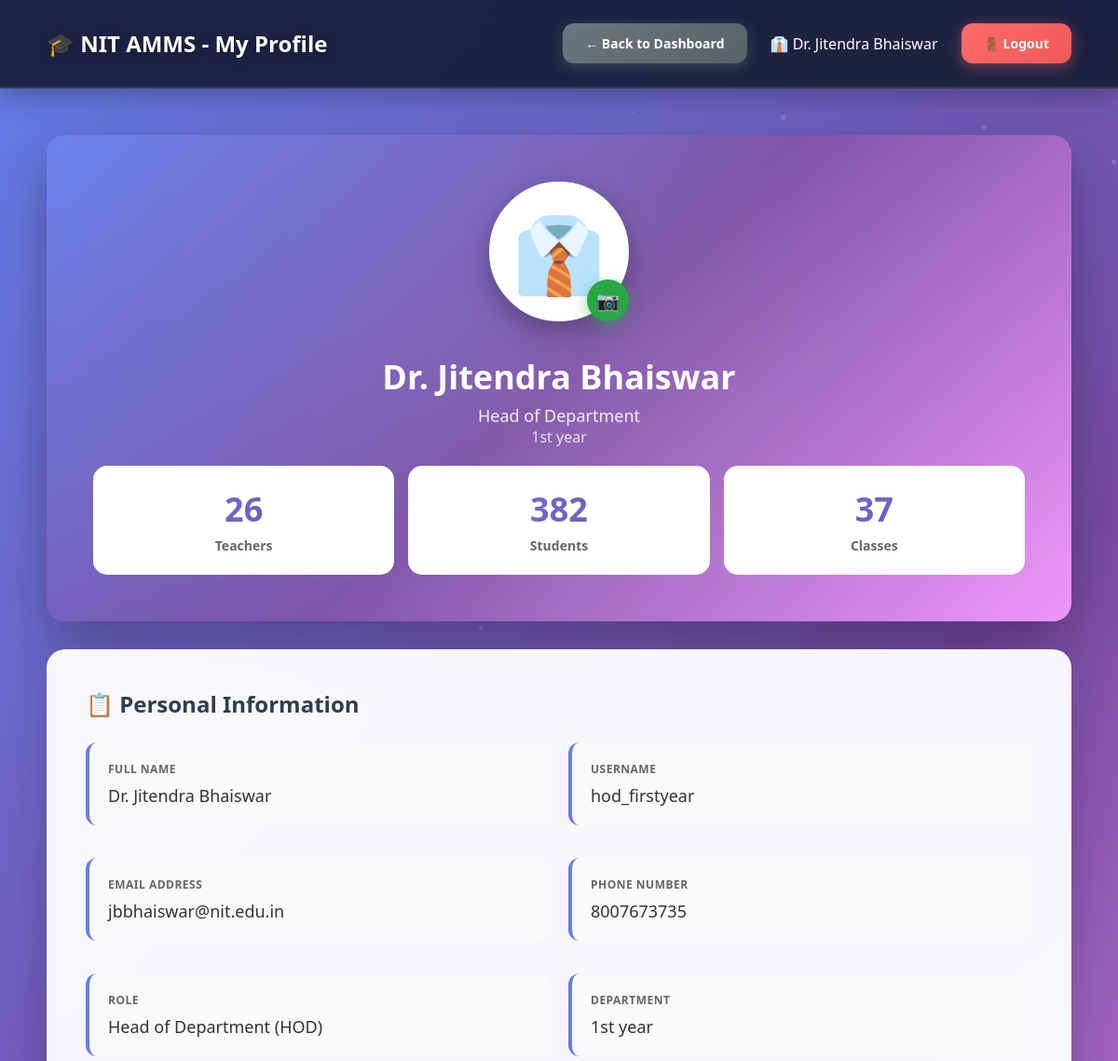
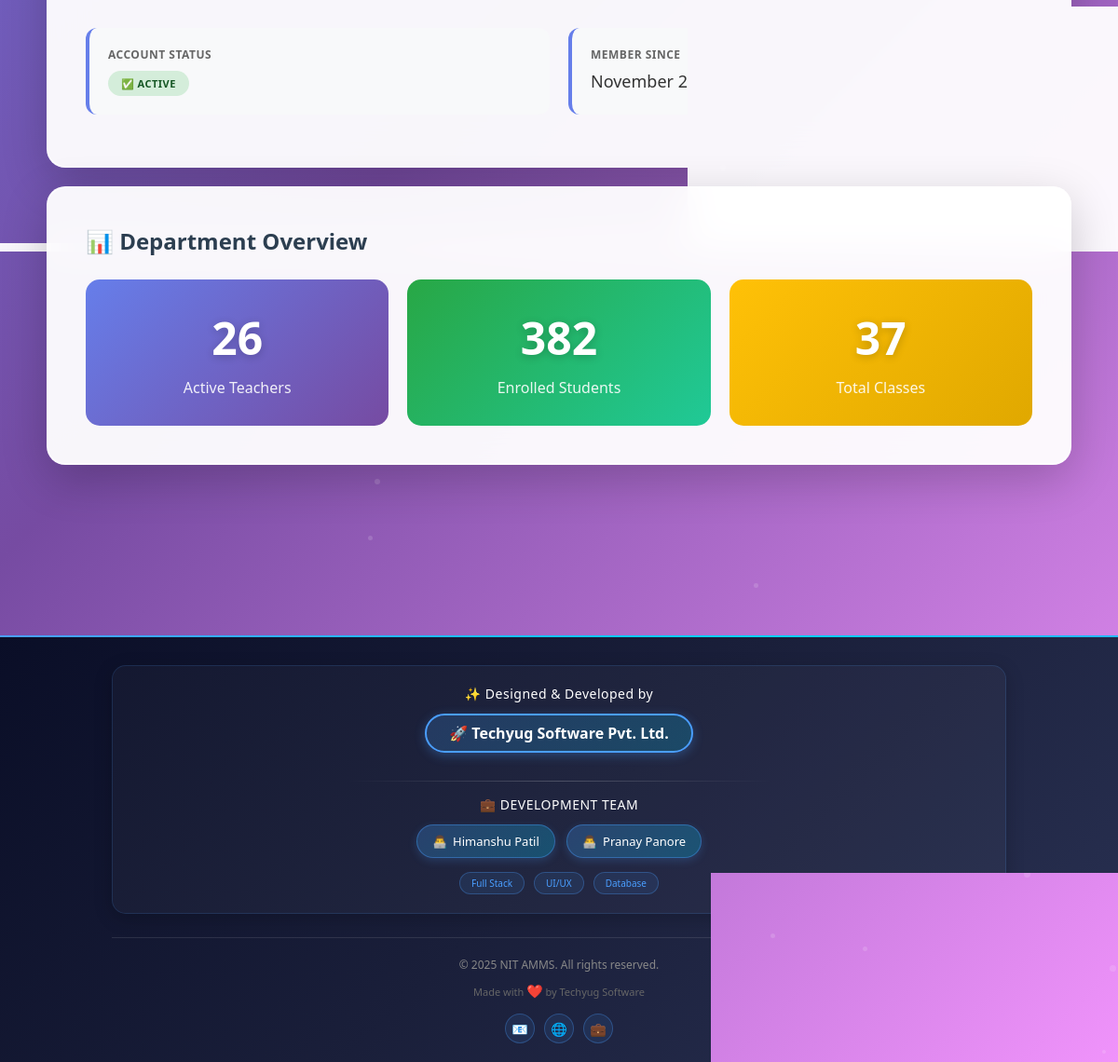
The app's page /hod/profile.php (signed in) with its own data (2 pictures, top to bottom).
### tables this page shows
CREATE TABLE `users` (
  `id` int(11) NOT NULL,
  `username` varchar(50) NOT NULL,
  `password` varchar(255) NOT NULL,
  `full_name` varchar(100) NOT NULL,
  `email` varchar(100) NOT NULL,
  `phone` varchar(15) DEFAULT NULL,
  `photo` varchar(255) DEFAULT NULL,
  `role` enum('admin','hod','teacher') NOT NULL,
  `department_id` int(11) DEFAULT NULL,
  `is_active` tinyint(1) DEFAULT 1,
  `created_at` timestamp NOT NULL DEFAULT current_timestamp()
);

CREATE TABLE `departments` (
  `id` int(11) NOT NULL,
  `dept_name` varchar(100) NOT NULL,
  `dept_code` varchar(20) NOT NULL,
  `hod_id` int(11) DEFAULT NULL,
  `created_at` timestamp NOT NULL DEFAULT current_timestamp()
);

### db.php (called while the page is built, shortened)
<?php
$conn = new mysqli(DB_HOST, DB_USER, DB_PASS, DB_NAME);
$conn->set_charset("utf8mb4");
$conn->query("SET time_zone = '+05:30'");
function isLoggedIn() {
    return isset($_SESSION['user_id']) && isset($_SESSION['role']);
}
function getCurrentUser() {
    global $conn;
    $user_id = $_SESSION['user_id'];
    $role = $_SESSION['role'];
    if ($role === 'student') {
        $query = "SELECT * FROM students WHERE id = ?";
    } elseif ($role === 'parent') {
        $query = "SELECT * FROM parents WHERE id = ?";
    } else {
        $query = "SELECT * FROM users WHERE id = ?";
    }
    $stmt = $conn->prepare($query);
    $stmt->bind_param("i", $user_id);
    $stmt->execute();
    $result = $stmt->get_result();
    return $result->fetch_assoc();
}
?>

### hod/profile.php (the view, shortened to what this page needs)
<?php
require_once '../db.php';
$user = getCurrentUser();
$hod_id = $user['id'];
$hod_query = "SELECT u.*, d.dept_name,
              (SELECT COUNT(*) FROM users WHERE role = 'teacher' AND department_id = u.department_id AND is_active = 1) as teacher_count,
              (SELECT COUNT(*) FROM students WHERE department_id = u.department_id AND is_active = 1) as student_count,
              (SELECT COUNT(*) FROM classes WHERE department_id = u.department_id) as class_count
              FROM users u
              LEFT JOIN departments d ON u.department_id = d.id
              WHERE u.id = $hod_id";
$hod = $conn->query($hod_query)->fetch_assoc();
?>
<!DOCTYPE html>
<html lang="en">
<head>
</head>
<body>
    <div class="particles"></div>
    <nav class="navbar">
        <div>
            <h1>🎓 NIT AMMS - My Profile</h1>
        </div>
        <div class="user-info">
            <a href="index.php" class="btn btn-secondary">← Back to Dashboard</a>
            <span>👔 <?php echo htmlspecialchars($hod['full_name']); ?></span>
            <a href="../logout.php" class="btn btn-danger">🚪 Logout</a>
        </div>
    </nav>
    <div class="main-content">
        <div class="profile-header">
            <div class="profile-photo-container">
                <?php
                $photo_exists = false;
                $photo_src = '';
                if ($photo_exists):
                ?>
                    <img src="<?php echo $photo_src; ?>"
                         alt="Profile Photo"
                         class="profile-photo"
                         onerror="this.style.display='none'; this.nextElementSibling.style.display='flex';">
                    <div class="profile-photo-placeholder" style="display: none;">👔</div>
                <?php else: ?>
                    <div class="profile-photo-placeholder">👔</div>
                <?php endif; ?>
                <form id="photoForm" method="POST" action="../upload_photo.php" enctype="multipart/form-data" style="display: inline;">
                    <button type="button"
                            class="upload-photo-btn"
                            onclick="document.getElementById('photoInput').click();"
                            title="Upload Photo">
                        📷
                    </button>
                </form>
            </div>
            <h2 style="margin: 15px 0 5px 0; font-size: 36px; font-weight: 800; position: relative; z-index: 1;"><?php echo htmlspecialchars($hod['full_name']); ?></h2>
            <p style="font-size: 18px; opacity: 0.9; position: relative; z-index: 1;">Head of Department</p>
            <p style="font-size: 16px; opacity: 0.8; position: relative; z-index: 1;"><?php echo htmlspecialchars($hod['dept_name']); ?></p>
            <div style="display: grid; grid-template-columns: repeat(3, 1fr); gap: 15px; margin-top: 20px; position: relative; z-index: 1;">
                <div class="stat-mini">
                    <div class="stat-mini-value"><?php echo $hod['teacher_count']; ?></div>
                    <div class="stat-mini-label">Teachers</div>
                </div>
                <div class="stat-mini">
                    <div class="stat-mini-value"><?php echo $hod['student_count']; ?></div>
                    <div class="stat-mini-label">Students</div>
                </div>
                <div class="stat-mini">
                    <div class="stat-mini-value"><?php echo $hod['class_count']; ?></div>
                    <div class="stat-mini-label">Classes</div>
                </div>
            </div>
        </div>
        <div class="content-card">
            <h3>📋 Personal Information</h3>
            <div style="display: grid; grid-template-columns: 1fr 1fr; gap: 20px;">
                <div class="info-card">
                    <label>Full Name</label>
                    <value><?php echo htmlspecialchars($hod['full_name']); ?></value>
                </div>
                <div class="info-card">
                    <label>Username</label>
                    <value><?php echo htmlspecialchars($hod['username']); ?></value>
                </div>
                <div class="info-card">
                    <label>Email Address</label>
                    <value><?php echo htmlspecialchars($hod['email']); ?></value>
                </div>
                <div class="info-card">
                    <label>Phone Number</label>
                    <value><?php echo htmlspecialchars($hod['phone']); ?></value>
                </div>
                <div class="info-card">
                    <label>Role</label>
                    <value>Head of Department (HOD)</value>
                </div>
                <div class="info-card">
                    <label>Department</label>
                    <value><?php echo htmlspecialchars($hod['dept_name']); ?></value>
                </div>
                <div class="info-card">
                    <label>Account Status</label>
                    <value>
                        <?php if ($hod['is_active']): ?>
                            <span class="badge badge-success">✅ Active</span>
                        <?php else: ?>
                            <span class="badge badge-danger">❌ Inactive</span>
                        <?php endif; ?>
                    </value>
                </div>
                <div class="info-card">
                    <label>Member Since</label>
                    <value><?php echo date('F Y', strtotime($hod['created_at'])); ?></value>
                </div>
            </div>
        </div>
        <div class="content-card">
            <h3>📊 Department Overview</h3>
            <div style="display: grid; grid-template-columns: repeat(auto-fit, minmax(200px, 1fr)); gap: 20px;">
                <div class="department-stat">
                    <div class="department-stat-value"><?php echo $hod['teacher_count']; ?></div>
                    <div class="department-stat-label">Active Teachers</div>
                </div>
                <div class="department-stat">
                    <div class="department-stat-value"><?php echo $hod['student_count']; ?></div>
                    <div class="department-stat-label">Enrolled Students</div>
                </div>
                <div class="department-stat">
                    <div class="department-stat-value"><?php echo $hod['class_count']; ?></div>
                    <div class="department-stat-label">Total Classes</div>
                </div>
            </div>
        </div>
        <div style="text-align: center; margin-top: 30px;">
            <a href="index.php" class="btn btn-primary">🏠 Back to Dashboard</a>
            <a href="view_teachers.php" class="btn btn-success">👨‍🏫 View Teachers</a>
            <a href="view_students.php" class="btn btn-info">👨‍🎓 View Students</a>
        </div>
    </div>
    <div class="footer">
        <div class="footer-border"></div>
        <div class="footer-content">
            <div class="developer-section">
                <p>✨ Designed & Developed by</p>
                <a href="https://himanshufullstackdeveloper.github.io/techyugsoftware/" class="company-link">
                    🚀 Techyug Software Pvt. Ltd.
                </a>
                <div class="divider"></div>
                <p class="team-label">💼 Development Team</p>
                <div class="developer-badges">
                    <a href="https://himanshufullstackdeveloper.github.io/portfoilohimanshu/" class="developer-badge">
                        <span>👨‍💻</span>
                        <span>Himanshu Patil</span>
                    </a>
                    <a href="https://devpranaypanore.github.io/Pranaypanore-live-.html/" class="developer-badge">
                        <span>👨‍💻</span>
                        <span>Pranay Panore</span>
                    </a>
                </div>
                <div class="role-tags">
                    <span class="role-tag">Full Stack</span>
                    <span class="role-tag">UI/UX</span>
                    <span class="role-tag">Database</span>
                </div>
            </div>
            <div class="footer-bottom">
                <p>© 2025 NIT AMMS. All rights reserved.</p>
                <p style="color: #666; font-size: 11px; margin: 0;">
                    Made with <span style="color: #ff4757; font-size: 14px;">❤️</span> by Techyug Software
                </p>
                <div class="social-links">
                    <a href="#" class="social-link">📧</a>
                    <a href="#" class="social-link">🌐</a>
                    <a href="#" class="social-link">💼</a>
                </div>
            </div>
        </div>
    </div>

### records on screen
users: full_name "Dr. Jitendra Bhaiswar", department.dept_name "1st year", username "hod_firstyear", email "jbbhaiswar@nit.edu.in", phone "8007673735", created_at "November 2025"

### other values on screen
$hod['teacher_count'] "26"
$hod['student_count'] "382"
$hod['class_count'] "37"
